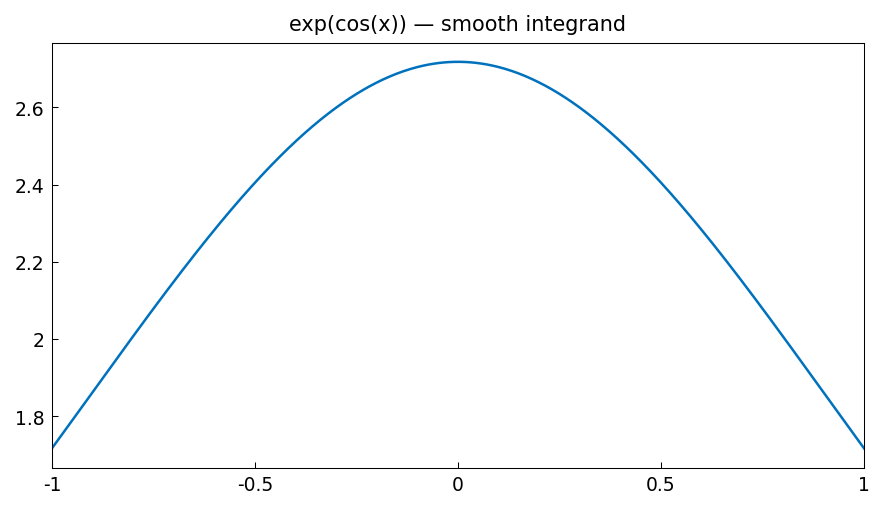

Generate this figure with Python:
"""Quadrature convergence for smooth vs non-smooth integrands.

For smooth integrands, Clenshaw-Curtis (Chebfun sum) is spectrally
accurate. For functions with interior discontinuities, convergence
is algebraic unless the domain is split at the singularity.

Credit: Inspired by Chebfun example quad/QuadratureConvergence.m.
Original MATLAB Chebfun: Copyright 2017 by The University of Oxford and
The Chebfun Developers. See https://www.chebfun.org/ for Chebfun information.
"""
import os

os.environ.setdefault("XLA_PYTHON_CLIENT_PREALLOCATE", "false")

import matplotlib

matplotlib.use("Agg")
import os
import sys

import jax.numpy as jnp
import matplotlib.pyplot as plt
import numpy as np

sys.path.insert(0, os.path.join(os.path.dirname(__file__), '..', '..', 'src'))

import chebfunjax as cj
from chebfunjax.plotting import chebfun_style

chebfun_style()

from chebfunjax.plotting import plot


def run():
    print("=" * 60)
    print("Quadrature convergence with Chebfun")
    print("=" * 60)

    # --- 1. Smooth function: exp(cos(x)) ----------------------------
    f = cj.chebfun(lambda x: jnp.exp(jnp.cos(x)))
    integral = float(f.sum())
    print("\nIntegral of exp(cos(x)) over [-1,1]:")
    print(f"  Computed: {integral:.15f}")
    # Reference from scipy
    from scipy.integrate import quad as scipy_quad
    exact, _ = scipy_quad(lambda x: float(np.exp(np.cos(x))), -1.0, 1.0)
    err = abs(integral - exact)
    print(f"  Scipy:    {exact:.15f}")
    print(f"  Error:    {err:.2e}")
    assert err < 1e-12

    # --- 2. Oscillatory: cos(100*pi*x) on [-1, 1] -------------------
    dom_osc = (-1.0, 1.0)
    f_osc = cj.chebfun(lambda x: jnp.cos(100.0 * jnp.pi * x), domain=dom_osc)
    int_osc = float(f_osc.sum())
    # Exact: integral of cos(100*pi*x) from -1 to 1 = 0 (symmetric odd period)
    print("\nIntegral of cos(100*pi*x) over [-1,1]:")
    print(f"  Computed: {int_osc:.2e}  (exact: 0)")
    print(f"  Length:   {len(f_osc)}")
    print(f"  Error:    {abs(int_osc):.2e}")
    assert abs(int_osc) < 1e-11

    # --- 3. Piecewise smooth: |x| on [-1, 1] with breakpoint --------
    f_abs_smooth = cj.chebfun(lambda x: jnp.abs(x))
    # With explicit breakpoint at x=0
    f_abs_piece = cj.chebfun(lambda x: jnp.abs(x), domain=[-1.0, 0.0, 1.0])
    int_smooth = float(f_abs_smooth.sum())
    int_piece = float(f_abs_piece.sum())
    exact_abs = 1.0  # integral of |x| over [-1,1]
    print("\nIntegral of |x| over [-1,1]:")
    print(f"  Without breakpoint: {int_smooth:.15f}, length={len(f_abs_smooth)}")
    print(f"  With breakpoint:    {int_piece:.15f}, length={len(f_abs_piece)}")
    print("  Exact: 1.0")
    # With breakpoint uses fewer terms and is more accurate
    # Without breakpoint: may not fully converge (|x| has a kink at 0)
    assert abs(int_smooth - exact_abs) < 1e-6   # |x| without breakpoint is approximate
    assert abs(int_piece - exact_abs) < 1e-14

    # --- Plots -------------------------------------------------------
    _here = os.path.dirname(os.path.abspath(__file__))
    fig, ax = plot(f, title="exp(cos(x)) — smooth integrand")
    fig.savefig(os.path.join(_here, "convergence_rates.png"),
                dpi=150, bbox_inches="tight")
    plt.close(fig)

    print("\nAll assertions passed.")
    return True

if __name__ == "__main__":
    run()
